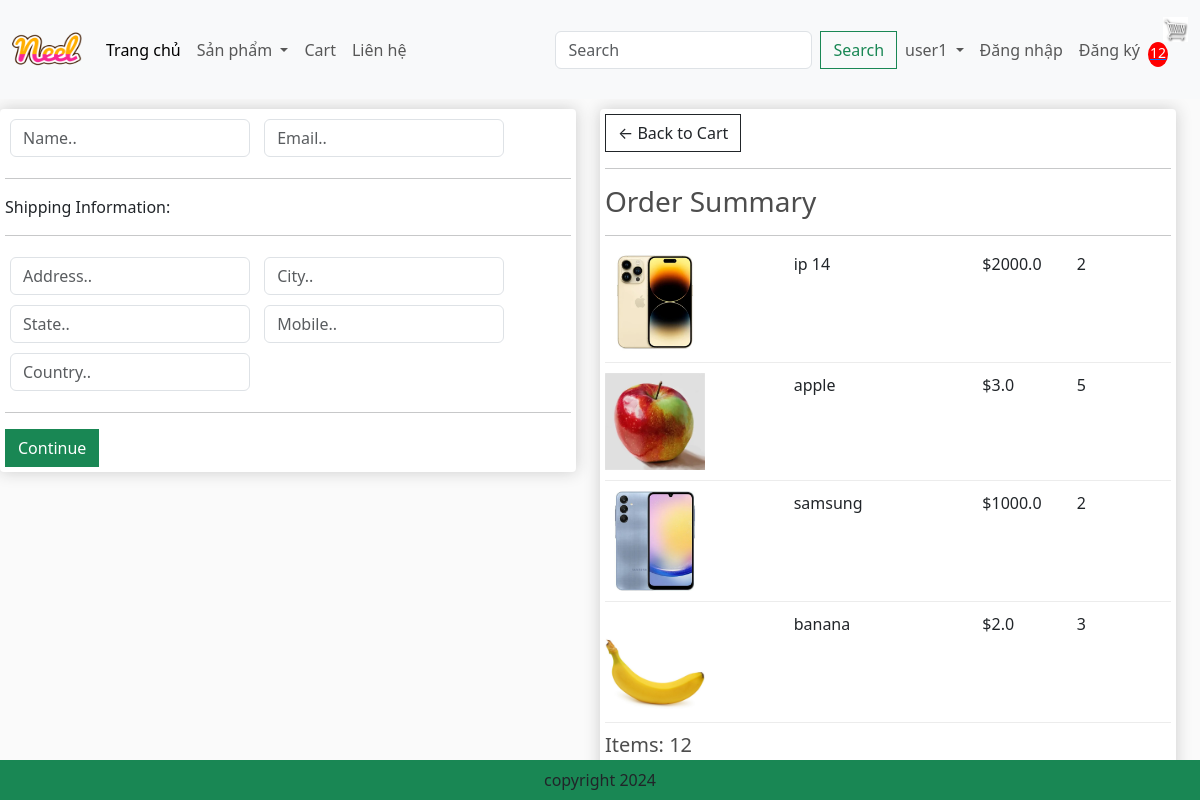
Screenshot of /checkout/ (signed in) with the database file from the repository.
### app/models.py (models this page shows, shortened)
class OrderItem(models.Model):
    product = models.ForeignKey(Product, on_delete=models.SET_NULL, blank=True, null=True)
    order = models.ForeignKey(Order, on_delete=models.SET_NULL, blank=True, null=True)
    quantity = models.IntegerField(default=0, null=True, blank=True)
    date_added = models.DateTimeField(auto_now_add=True)
    @property
    def get_total(self):
        total = self.product.price * self.quantity
        return total

class Product(models.Model):
    name = models.CharField(max_length=200, null=True)
    price = models.FloatField()
    digital = models.BooleanField(default=False, null=True, blank=False)
    image = models.ImageField(null=True, blank=True)
    @property
    def ImageURL(self):
        try:
            url = self.image.url
        except:
            url = ''
        return url

class Order(models.Model):
    customer = models.ForeignKey(Customer, on_delete=models.SET_NULL, blank=True, null=True)
    date_ordered = models.DateTimeField(auto_now_add=True)
    complete = models.BooleanField(default=False, null=True, blank=False)
    transaction_id = models.CharField(max_length=200, null=True)
    @property
    def get_cart_items(self):
        orderitems = self.orderitem_set.all()
        total = sum([item.quantity for item in orderitems])
        return total
    @property
    def get_cart_total(self):
        orderitems = self.orderitem_set.all()
        total = sum([item.get_total for item in orderitems])
        return total

### app/views.py (the view)
# urls.py: path('checkout/', views.checkout, name='checkout'),
def checkout(request):
    if request.user.is_authenticated:
        customer = request.user.customer
        order, created = Order.objects.get_or_create(customer=customer, complete=False)
        items = order.orderitem_set.all()
        cartItems = order.get_cart_items
    else:
        items = []
        order = {'get_cart_items': 0, 'get_cart_total': 0}
        cartItems = order['get_cart_items']
    context = {'items': items, 'order': order, 'cartItems': cartItems}
    return render(request, 'app/checkout.html', context)

### app/templates/app/checkout.html (shortened to what this page needs)
{% extends 'app/base.html' %}
{% load static %}
{% block content_checkout %}
     <div class="row" style="width: 100%">
		<div class="col-lg-6">
			<div class="box-element" id="form-wrapper">
				<form id="form">
					<div id="user-info">
						<div class="form-field">
							<input required class="form-control" type="text" name="name" placeholder="Name..">
						</div>
						<div class="form-field">
							<input required class="form-control" type="email" name="email" placeholder="Email..">
						</div>
					</div>
					<div id="shipping-info">
						<hr>
						<p>Shipping Information:</p>
						<hr>
						<div class="form-field">
							<input class="form-control" type="text" name="address" placeholder="Address..">
						</div>
						<div class="form-field">
							<input class="form-control" type="text" name="city" placeholder="City..">
						</div>
						<div class="form-field">
							<input class="form-control" type="text" name="state" placeholder="State..">
						</div>
						<div class="form-field">
							<input class="form-control" type="text" name="mobile" placeholder="Mobile..">
						</div>
						<div class="form-field">
							<input class="form-control" type="text" name="country" placeholder="Country..">
						</div>
					</div>
					<hr>
					<input id="form-button" class="btn btn-success btn-block" type="submit" value="Continue">
				</form>
			</div>
			<br>
		</div>
		<div class="col-lg-6">
			<div class="box-element">
				<a  class="btn btn-outline-dark" href="{% url 'cart' %}">&#x2190; Back to Cart</a>
				<hr>
				<h3>Order Summary</h3>
				<hr>
				{% for item in items %}
				<div class="cart-row">
					<div style="flex:2"><img class="row-image" src="{{item.product.ImageURL}}"></div>
					<div style="flex:2"><p>{{item.product.name}}</p></div>
					<div style="flex:1"><p>${{item.product.price}}</p></div>
					<div style="flex:1"><p>{{item.quantity}}</p></div>
				</div>
				{% endfor %}
				<h5>Items:  {{order.get_cart_items}}</h5>
				<h5>Total:  {{order.get_cart_total}}</h5>
			</div>
		</div>
	</div>
{% endblock content_checkout %}

### app/static/app/css/main.css (style rules this page uses)
body { background-color: hsl(0, 0%, 98%); }
h1,h2,h3,h4,h5,h6 { color:hsl(0, 0%, 30%); }
.box-element { box-shadow:hsl(0, 0%, 80%) 0 0 16px; background-color: #fff; border-radius: 4px; padding: 5px; }
.col-lg-3, .col-lg-4, .col-lg-6, .col-lg-8, .col-lg-12 { margin-top: 10px; }
.btn { border-radius: 0; }
.row-image { width: 100px; }
.form-field { width:250px; display: inline-block; padding: 5px; }
.cart-row { display: flex; align-items: flex-stretch; padding-bottom: 10px; margin-bottom: 10px; border-bottom: 1px solid #ececec; }

### rows the page displays
OrderItem: product.ImageURL (picture), product.name "ip 14", product.price "2000.0", quantity "2"
OrderItem: product.ImageURL (picture), product.name "apple", product.price "3.0", quantity "5"
OrderItem: product.ImageURL (picture), product.name "samsung", product.price "1000.0", quantity "2"
OrderItem: product.ImageURL (picture), product.name "banana", product.price "2.0", quantity "3"
Order: get_cart_items "12"

### other values shown
{{ cartItems }} "12"
